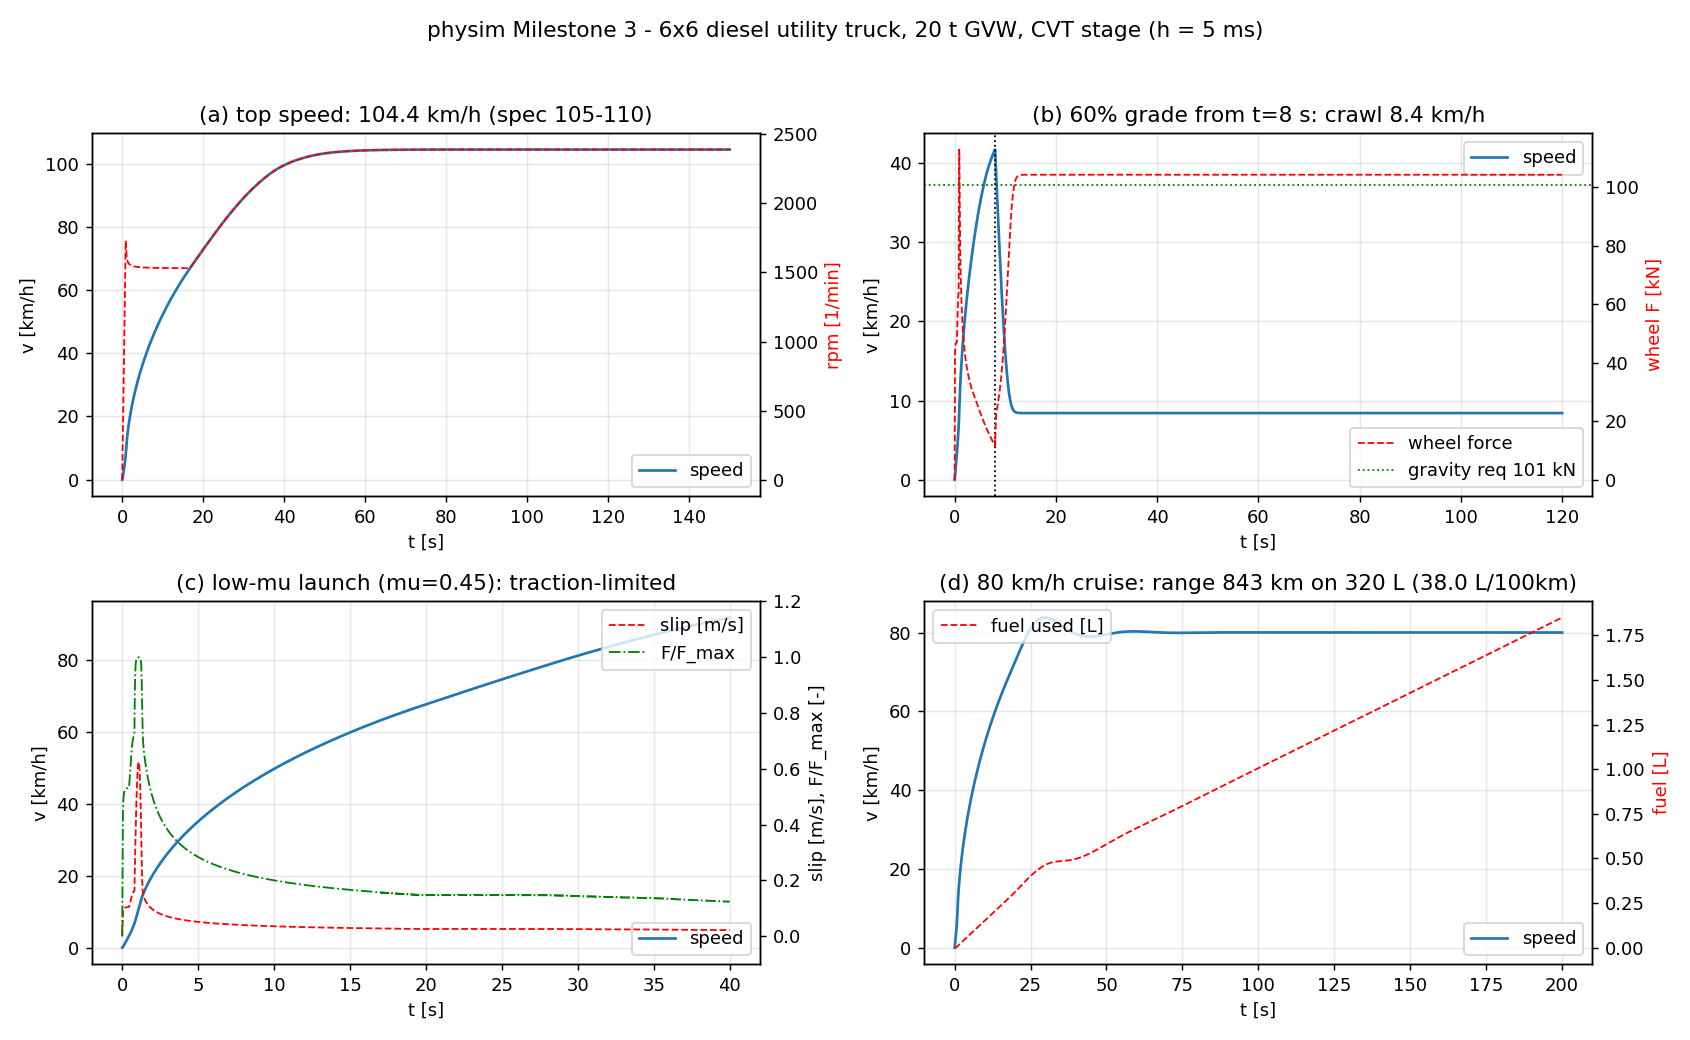

Generate this figure with Python:
"""Generate truck_demo.png: 4-panel validation figure for the 6x6 diesel truck.

Panels: (a) top-speed run with engine rpm, (b) 60% grade climb with wheel
force, (c) low-mu launch with slip and F/F_max, (d) 80 km/h cruise fuel/range.
Run:  python truck_demo.py
"""
import numpy as np
import matplotlib
matplotlib.use("Agg")
import matplotlib.pyplot as plt
import sys
sys.path.insert(0, "tests")
from test_truck import build_truck, M_TRUCK, G, TANK_L

H = 5e-3

# (a) top speed: unreachable target -> full throttle, level road
net = build_truck(lambda t, ctx: 0.0, 0.9, 0.008, lambda t, ctx: 40.0)
ts, recs = net.run(150.0, H)
t = np.array(ts)
v = np.array([r[1]["veh"] for r in recs])
rpm = np.array([r[2]["eng"]["rpm"] for r in recs])
v_top = v[-1] * 3.6

# (b) 60% grade met at t=8 s with speed (rigid-CVT standing launch is the
# documented limitation -> torque converter in the 6-speed milestone)
def grade60(t, ctx):
    return 0.0 if t < 8.0 else 0.6
net = build_truck(grade60, 0.8, 0.02, lambda t, ctx: 12.0, kp=0.15, ki=0.05)
ts2, recs2 = net.run(120.0, H)
t2 = np.array(ts2)
v2 = np.array([r[1]["veh"] for r in recs2])
F2 = np.array([r[2]["wheels"]["F"] for r in recs2])
F_req2 = M_TRUCK * G * np.sin(np.arctan(0.6))
v_ss = v2[-1]

# (c) low-mu launch (wet clay, mu=0.45)
net = build_truck(lambda t, ctx: 0.0, 0.45, 0.02, lambda t, ctx: 30.0,
                  kp=0.08, ki=0.03)
ts3, recs3 = net.run(40.0, H)
t3 = np.array(ts3)
v3 = np.array([r[1]["veh"] for r in recs3])
slip3 = np.array([r[2]["wheels"]["slip"] for r in recs3])
F3 = np.array([r[2]["wheels"]["F"] for r in recs3])
Fmax3 = np.array([r[2]["wheels"]["F_max"] for r in recs3])

# (d) cruise 80 km/h -> fuel rate -> range on the 320 L tank
net = build_truck(lambda t, ctx: 0.0, 0.9, 0.008, lambda t, ctx: 80.0 / 3.6)
ts4, recs4 = net.run(200.0, H)
t4 = np.array(ts4)
v4 = np.array([r[1]["veh"] for r in recs4])
fuel4 = np.array([r[2]["eng"]["fuel_L"] for r in recs4])
v_cruise = np.mean(v4[-4000:])
kmpl = (v_cruise * (200.0 - t4[-4000]) / 1000.0) / (fuel4[-1] - fuel4[-4000])
rng = kmpl * TANK_L

fig, ax = plt.subplots(2, 2, figsize=(13, 8))

a = ax[0, 0]
a.plot(t, v * 3.6, label="speed")
a.set(xlabel="t [s]", ylabel="v [km/h]", title=f"(a) top speed: {v_top:.1f} km/h (spec 105-110)")
a2 = a.twinx(); a2.plot(t, rpm, "r--", lw=1, label="engine rpm"); a2.set_ylabel("rpm [1/min]", color="r")
a.grid(alpha=0.3); a.legend(loc="lower right")

a = ax[0, 1]
a.plot(t2, v2 * 3.6, label="speed")
a.axvline(8.0, color="k", ls=":", lw=1)
a.set(xlabel="t [s]", ylabel="v [km/h]",
      title=f"(b) 60% grade from t=8 s: crawl {v_ss*3.6:.1f} km/h")
a2 = a.twinx(); a2.plot(t2, F2 / 1000, "r--", lw=1, label="wheel force")
a2.axhline(F_req2 / 1000, color="g", ls=":", lw=1, label=f"gravity req {F_req2/1000:.0f} kN")
a2.set_ylabel("wheel F [kN]", color="r"); a.grid(alpha=0.3)
a.legend(loc="upper right"); a2.legend(loc="lower right")

a = ax[1, 0]
a.plot(t3, v3 * 3.6, label="speed")
a.set(xlabel="t [s]", ylabel="v [km/h]", title="(c) low-mu launch (mu=0.45): traction-limited")
a2 = a.twinx()
a2.plot(t3, slip3, "r--", lw=1, label="slip [m/s]")
a2.plot(t3, F3 / Fmax3, "g-.", lw=1, label="F/F_max")
a2.set_ylabel("slip [m/s], F/F_max [-]"); a2.set_ylim(-0.1, 1.2)
a.grid(alpha=0.3); a.legend(loc="lower right"); a2.legend(loc="upper right")

a = ax[1, 1]
a.plot(t4, v4 * 3.6, label="speed")
a.set(xlabel="t [s]", ylabel="v [km/h]", title=f"(d) 80 km/h cruise: range {rng:.0f} km on {TANK_L:.0f} L ({100/kmpl:.1f} L/100km)")
a2 = a.twinx(); a2.plot(t4, fuel4, "r--", lw=1, label="fuel used [L]")
a2.set_ylabel("fuel [L]", color="r"); a.grid(alpha=0.3)
a.legend(loc="lower right"); a2.legend(loc="upper left")

fig.suptitle("physim Milestone 3 - 6x6 diesel utility truck, 20 t GVW, CVT stage (h = 5 ms)")
fig.tight_layout(rect=[0, 0, 1, 0.96])
fig.savefig("truck_demo.png", dpi=130)
print(f"saved truck_demo.png  (top {v_top:.1f} km/h, grade crawl {v_ss*3.6:.1f} km/h, range {rng:.0f} km)")
